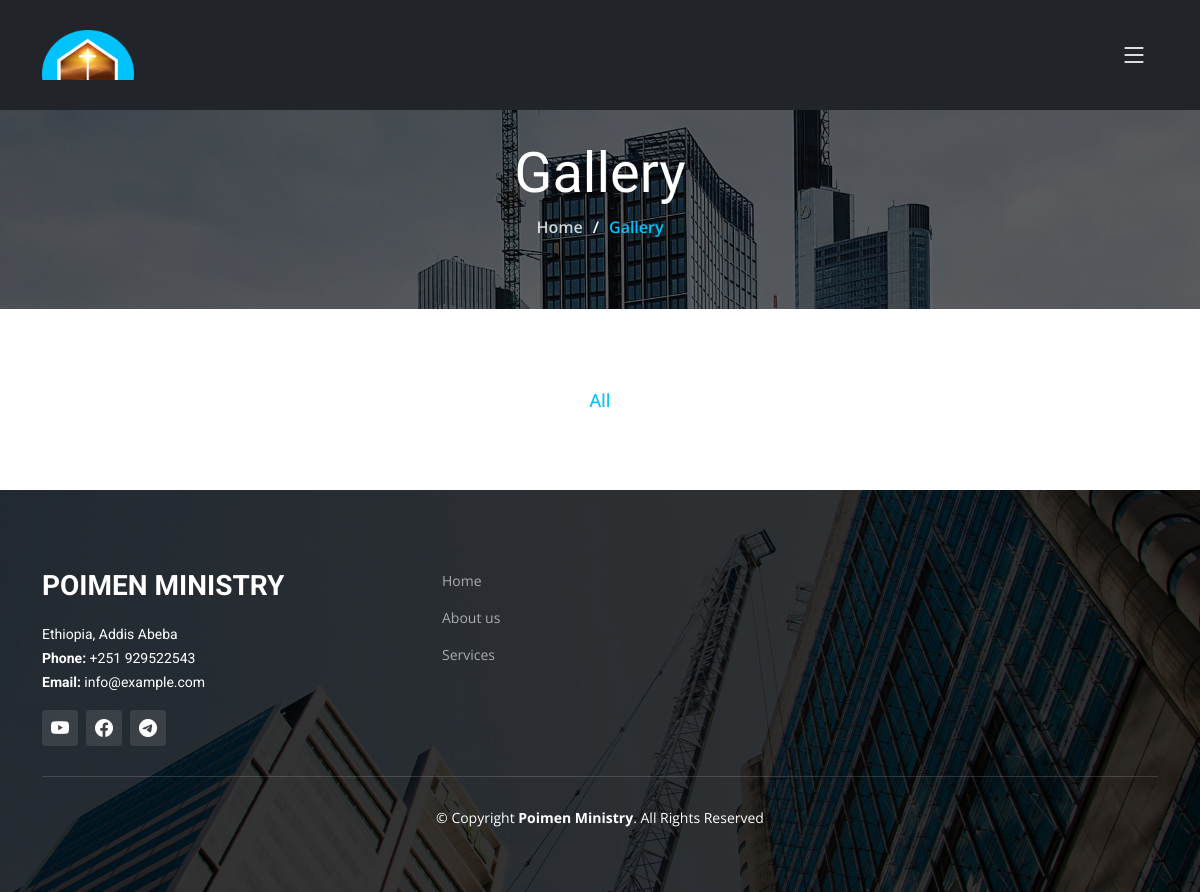
The app's page /gallery/, older data.
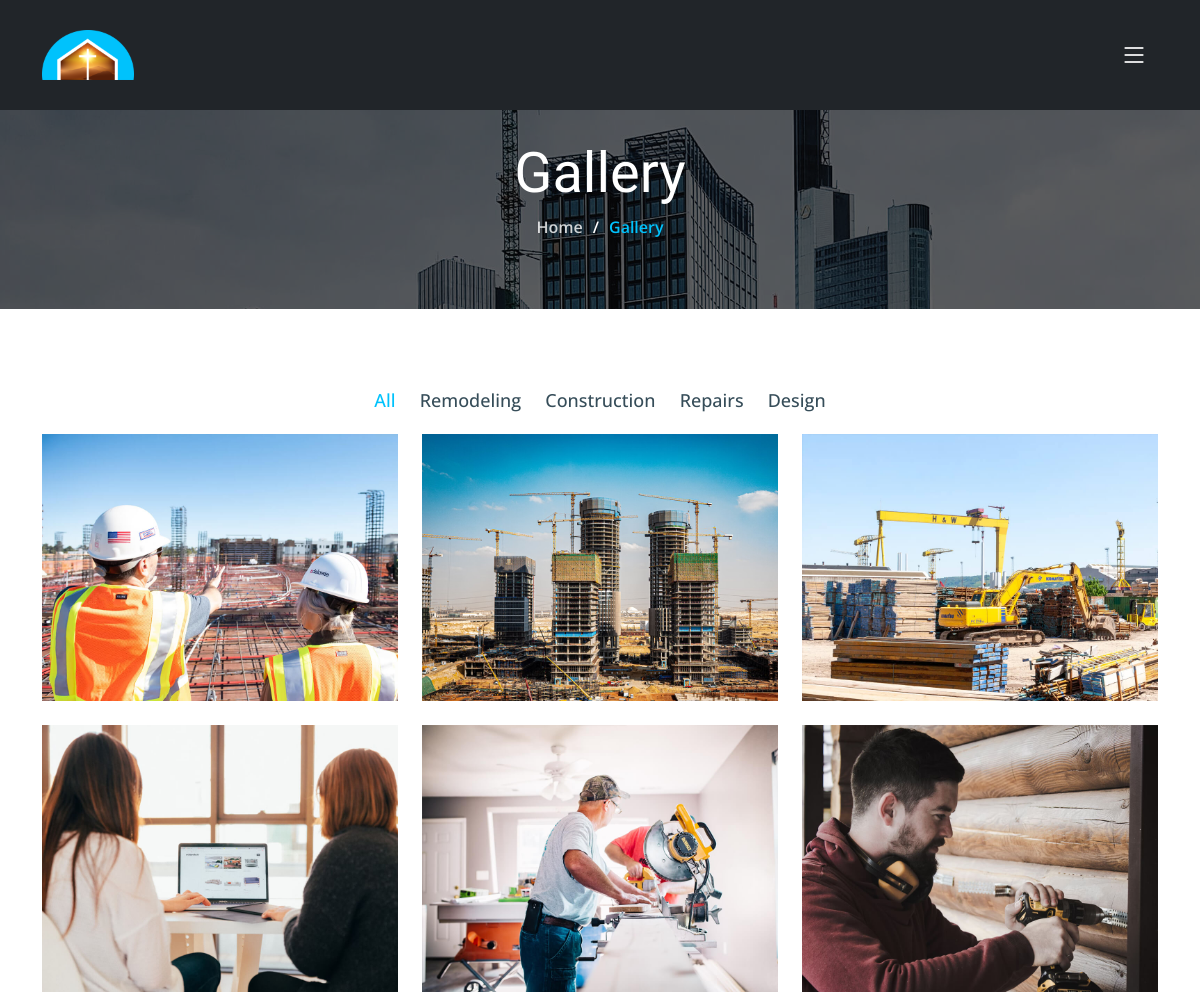
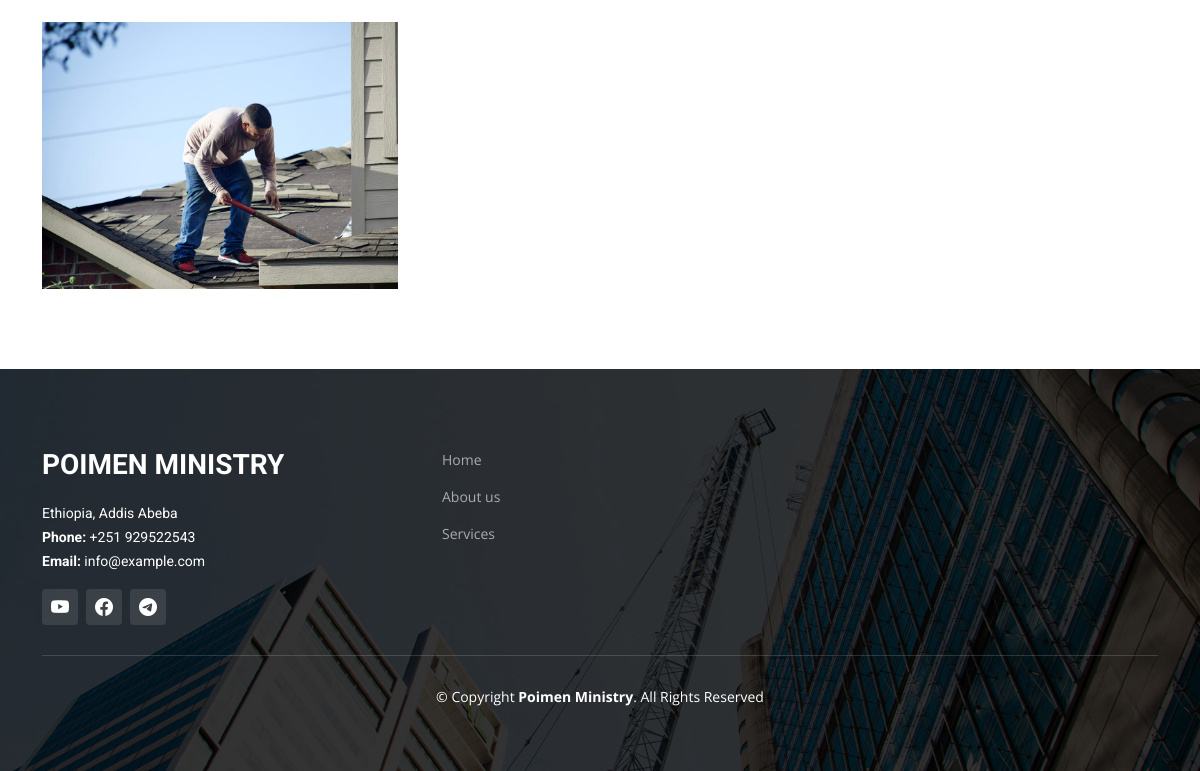
The same page, newer data (2 pictures, top to bottom).
### company/models.py (models this page shows, shortened)
class Gallery_Categories(models.Model):
    name = models.CharField(max_length=50)
    def __str__(self) -> str:
        return self.name

class Gallery(models.Model):
    title = models.CharField(max_length=100)
    category = models.ForeignKey(Gallery_Categories,on_delete=models.CASCADE, null=True)
    image = models.ImageField(upload_to='company/gallery')
    slug = models.SlugField(max_length=100, unique=True,blank=True, null=True)

### company/views.py (the view)
# urls.py: path('gallery/', views.gallery, name='gallery'),
def gallery(request):
    all_gallery = models.Gallery.objects.all()
    gallery_categories = models.Gallery_Categories.objects.all()
    context = {
        'all_gallery' : all_gallery,
        'gallery_categories': gallery_categories
    }
    return render(request, 'company/gallery.html', context)

### company/templates/company/gallery.html (shortened to what this page needs)
{% load static %}
<!DOCTYPE html>
<html lang="en">
<head>
 {% include 'company/include/head.html' %}
</head>
<body>
  {% include 'company/include/navbar.html'%}
  <main id="main">
    <div class="breadcrumbs d-flex align-items-center" style="background-image: url('{% static 'assets/img/breadcrumbs-bg.jpg' %}');">
      <div class="container position-relative d-flex flex-column align-items-center" data-aos="fade">
        <h2>Gallery</h2>
        <ol>
          <li><a href="index.html">Home</a></li>
          <li>Gallery</li>
        </ol>
      </div>
    </div>
    <section id="projects" class="projects">
      <div class="container" data-aos="fade-up">
        <div class="portfolio-isotope" data-portfolio-filter="*" data-portfolio-layout="masonry" data-portfolio-sort="original-order">
          <ul class="portfolio-flters" data-aos="fade-up" data-aos-delay="100">
            <li data-filter="*" class="filter-active">All</li>
            {% for categories in gallery_categories %}
            <li data-filter=".filter-{{categories.name}}">{{categories.name}}</li>
            {% endfor %}
          </ul>
          <div class="row gy-4 portfolio-container" data-aos="fade-up" data-aos-delay="200">
            {% for gallery in all_gallery%}
            <div class="col-lg-4 col-md-6 portfolio-item filter-{{gallery.category}}">
              <div class="portfolio-content h-100">
                <img src="/media/{{gallery.image}}" class="img-fluid" alt="">
              </div>
            </div>
            {% endfor %}
          </div>
        </div>
      </div>
    </section>
  </main>
   {% include 'company/include/footer.html'%}
</body>
</html>

### company/templates/company/include/head.html (shortened to what this page needs)
  {% load static%}
  <link href="{% static 'assets/vendor/bootstrap/css/bootstrap.min.css' %}" rel="stylesheet">
  <link href="{% static 'assets/vendor/bootstrap-icons/bootstrap-icons.css' %}" rel="stylesheet">
  <link href="{% static 'assets/vendor/fontawesome-free/css/all.min.css' %}" rel="stylesheet">
  <link href="{% static 'assets/vendor/aos/aos.css' %}" rel="stylesheet">
  <link href="{% static 'assets/vendor/glightbox/css/glightbox.min.css' %}" rel="stylesheet">
  <link href="{% static 'assets/vendor/swiper/swiper-bundle.min.css' %}" rel="stylesheet">
  <link href="{% static 'assets/css/main.css' %}" rel="stylesheet">

### company/templates/company/include/navbar.html (shortened to what this page needs)
{% load static%}
  <header id="header" class="header d-flex align-items-center bg-dark">
    <div class="container-fluid container-xl d-flex align-items-center justify-content-between">
      <a href="index.html" class="logo d-flex align-items-center">
         <img src="{% static 'assets/img/logo.png' %}" alt="">
      </a>
      <i class="mobile-nav-toggle mobile-nav-show bi bi-list"></i>
    </div>
  </header>

### company/templates/company/include/footer.html
  <footer id="footer" class="footer">
    <div class="footer-content position-relative">
      <div class="container">
        <div class="row">
          <div class="col-lg-4 col-md-6">
            <div class="footer-info">
              <h3>Poimen Ministry</h3>
              <p>
                Ethiopia, Addis Abeba <br>
                <strong>Phone:</strong> +251 929522543<br>
                <strong>Email:</strong> info@example.com<br>
              </p>
              <div class="social-links d-flex mt-3">
                <a href="#" class="d-flex align-items-center justify-content-center"><i class="bi bi-youtube"></i></a>
                <a href="#" class="d-flex align-items-center justify-content-center"><i class="bi bi-facebook"></i></a>
                <a href="#" class="d-flex align-items-center justify-content-center"><i class="bi bi-telegram"></i></a>
              </div>
            </div>
          </div>
          <div class="col-lg-2 col-md-3 footer-links" style="margin-left: 20px;">
            <ul>
              <li><a href="{% url 'index' %}">Home</a></li>
              <li><a href="{% url 'about' %}">About us</a></li>
              <li><a href="{% url 'service' %}">Services</a></li>
            </ul>
          </div>
        </div>
      </div>
    </div>
    <div class="footer-legal text-center position-relative ">
      <div class="container">
        <div class="copyright">
          &copy; Copyright <strong><span>Poimen Ministry</span></strong>. All Rights Reserved
        </div>
        <div class="credits">
        </div>
      </div>
    </div>
  </footer>

### company/templates/company/include/vendor.html (shortened to what this page needs)
{% load static %}

### static/assets/css/main.css (style rules this page uses)
:root { --font-default: "Open Sans", system-ui, -apple-system, "Segoe UI", Roboto, "Helvetica Neue", Arial, "Noto Sans", "Liberation Sans", sans-serif, "Apple Color Emoji", "Segoe UI Emoji", "Segoe UI Symbol", "Noto Color Emoji"; --font-primary: "Roboto", sans-serif; --font-secondary: "Work Sans", sans-serif; }
:root { --color-default: #364d59; --color-primary: #00c2fc; --color-secondary: #5e5a52; }
:root { scroll-behavior: smooth; }
body { font-family: var(--font-default); color: var(--color-default); overflow-x: hidden; }
a { color: var(--color-primary); text-decoration: none; }
h1, h2, h3, h4, h5, h6 { font-family: var(--font-primary); }
section { padding: 80px 0; overflow: hidden; }
.breadcrumbs { padding: 140px 0 60px 0; min-height: 30vh; position: relative; background-size: cover; background-position: center; background-repeat: no-repeat; }
.breadcrumbs:before { content: ""; background-color: rgba(0, 0, 0, 0.6); position: absolute; inset: 0; }
.breadcrumbs h2 { font-size: 56px; font-weight: 500; color: #fff; font-family: var(--font-secondary); }
.breadcrumbs ol { display: flex; flex-wrap: wrap; list-style: none; padding: 0 0 10px 0; margin: 0; font-size: 16px; font-weight: 600; color: var(--color-primary); }
.breadcrumbs ol a { color: rgba(255, 255, 255, 0.8); transition: 0.3s; }
.breadcrumbs ol li+li { padding-left: 10px; }
.breadcrumbs ol li+li::before { display: inline-block; padding-right: 10px; color: #fff; content: "/"; }
.header { z-index: 997; position: absolute; padding: 30px 0; top: 0; left: 0; right: 0; }
.header .logo img { max-height: 50px; margin-right: 6px; }
@media (max-width: 1279px) { .mobile-nav-show { position: relative; color: #fff; font-size: 28px; cursor: pointer; line-height: 0; transition: 0.5s; z-index: 9999; padding-right: 10px; } }
.projects .portfolio-flters { padding: 0; margin: 0 auto 20px auto; list-style: none; text-align: center; }
.projects .portfolio-flters li { cursor: pointer; display: inline-block; padding: 0; font-size: 18px; font-weight: 500; margin: 0 10px; line-height: 1; margin-bottom: 5px; transition: all 0.3s ease-in-out; }
.projects .portfolio-flters li:hover, .projects .portfolio-flters li.filter-active { color: var(--color-primary); }
.projects .portfolio-flters li:first-child { margin-left: 0; }
.projects .portfolio-flters li:last-child { margin-right: 0; }
.projects .portfolio-content { position: relative; overflow: hidden; }
.projects .portfolio-content img { transition: 0.3s; }
.footer { color: #fff; background: url("../img/footer-bg.jpg") top center no-repeat; background-size: cover; font-size: 14px; padding: 80px 0 60px 0; position: relative; }
.footer:before { content: ""; background: rgba(0, 0, 0, 0.8); position: absolute; inset: 0; }
.footer .footer-content .footer-info { margin-bottom: 30px; }
.footer .footer-content .footer-info h3 { font-size: 28px; margin: 0 0 20px 0; padding: 2px 0 2px 0; line-height: 1; font-weight: 700; text-transform: uppercase; }
.footer .footer-content .footer-info p { font-size: 14px; line-height: 24px; margin-bottom: 0; font-family: var(--font-primary); color: #fff; }
.footer .footer-content .social-links a { font-size: 18px; display: inline-block; background: rgba(255, 255, 255, 0.1); color: #fff; line-height: 1; margin-right: 8px; border-radius: 4px; width: 36px; height: 36px; transition: 0.3s; }
.footer .footer-content .footer-links { margin-bottom: 30px; }
.footer .footer-content .footer-links ul { list-style: none; padding: 0; margin: 0; }
.footer .footer-content .footer-links ul li { padding: 8px 0; }
.footer .footer-content .footer-links ul li:first-child { padding-top: 0; }
.footer .footer-content .footer-links ul a { color: rgba(255, 255, 255, 0.6); transition: 0.3s; display: inline-block; line-height: 1; }
.footer .footer-legal .copyright { padding-top: 30px; border-top: 1px solid rgba(255, 255, 255, 0.15); }
.footer .footer-legal .credits { padding-top: 4px; font-size: 13px; color: #fff; }

Row changes from the older to the newer data that the page shows:
added Gallery_Categories: name "Remodeling"
added Gallery_Categories: name "Construction"
added Gallery_Categories: name "Repairs"
added Gallery_Categories: name "Design"
added Gallery: image (picture)
added Gallery: image (picture)
added Gallery: image (picture)
added Gallery: image (picture)
added Gallery: image (picture)
added Gallery: image (picture)
added Gallery: image (picture)
